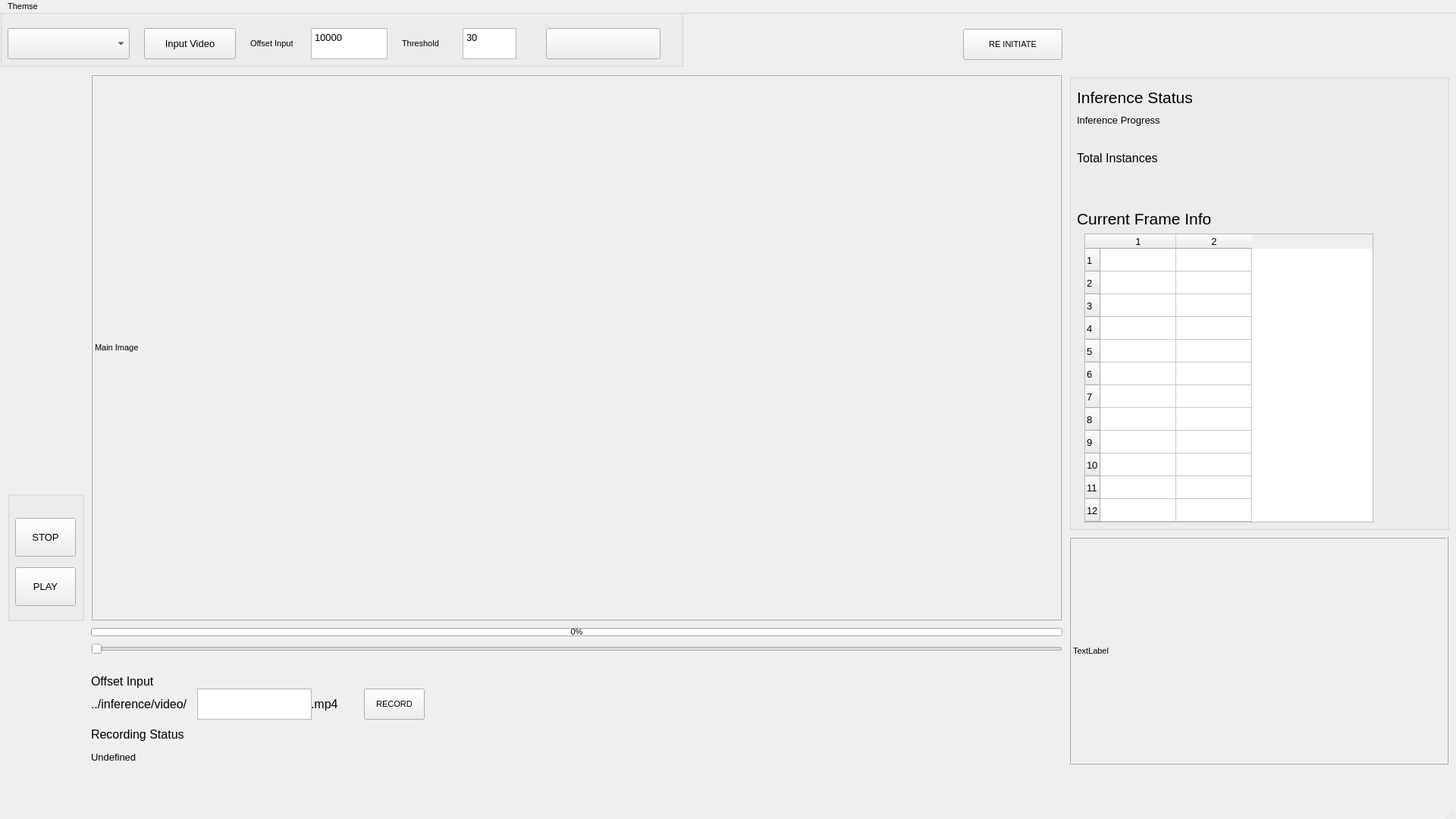
<?xml version="1.0" encoding="UTF-8"?>
<ui version="4.0">
 <class>MainWindow</class>
 <widget class="QMainWindow" name="MainWindow">
  <property name="geometry">
   <rect>
    <x>0</x>
    <y>0</y>
    <width>1920</width>
    <height>1080</height>
   </rect>
  </property>
  <property name="font">
   <font>
    <pointsize>8</pointsize>
   </font>
  </property>
  <property name="windowTitle">
   <string>MainWindow</string>
  </property>
  <widget class="QWidget" name="centralwidget">
   <widget class="QGroupBox" name="groupBox">
    <property name="geometry">
     <rect>
      <x>10</x>
      <y>630</y>
      <width>101</width>
      <height>171</height>
     </rect>
    </property>
    <property name="title">
     <string/>
    </property>
    <widget class="QPushButton" name="PLAY">
     <property name="geometry">
      <rect>
       <x>10</x>
       <y>100</y>
       <width>80</width>
       <height>51</height>
      </rect>
     </property>
     <property name="font">
      <font>
       <pointsize>10</pointsize>
      </font>
     </property>
     <property name="toolTip">
      <string>Ctrl + P</string>
     </property>
     <property name="text">
      <string>PLAY</string>
     </property>
     <property name="shortcut">
      <string>Ctrl+P</string>
     </property>
    </widget>
    <widget class="QPushButton" name="STOP">
     <property name="geometry">
      <rect>
       <x>10</x>
       <y>35</y>
       <width>80</width>
       <height>51</height>
      </rect>
     </property>
     <property name="font">
      <font>
       <pointsize>10</pointsize>
      </font>
     </property>
     <property name="toolTip">
      <string>Ctrl + Spacebar</string>
     </property>
     <property name="text">
      <string>STOP</string>
     </property>
     <property name="shortcut">
      <string>Ctrl+Space</string>
     </property>
    </widget>
   </widget>
   <widget class="QGroupBox" name="groupBox_2">
    <property name="geometry">
     <rect>
      <x>0</x>
      <y>-11</y>
      <width>901</width>
      <height>81</height>
     </rect>
    </property>
    <property name="title">
     <string/>
    </property>
    <widget class="QPushButton" name="startInference">
     <property name="geometry">
      <rect>
       <x>720</x>
       <y>30</y>
       <width>151</width>
       <height>41</height>
      </rect>
     </property>
     <property name="font">
      <font>
       <pointsize>10</pointsize>
      </font>
     </property>
     <property name="toolTip">
      <string>Ctrl + I</string>
     </property>
     <property name="shortcut">
      <string>Ctrl+I</string>
     </property>
    </widget>
    <widget class="QPushButton" name="pickvideo">
     <property name="geometry">
      <rect>
       <x>190</x>
       <y>30</y>
       <width>121</width>
       <height>41</height>
      </rect>
     </property>
     <property name="font">
      <font>
       <pointsize>10</pointsize>
      </font>
     </property>
     <property name="text">
      <string>Input Video</string>
     </property>
    </widget>
    <widget class="QTextEdit" name="offset_input">
     <property name="geometry">
      <rect>
       <x>410</x>
       <y>30</y>
       <width>101</width>
       <height>41</height>
      </rect>
     </property>
     <property name="verticalScrollBarPolicy">
      <enum>Qt::ScrollBarAlwaysOff</enum>
     </property>
     <property name="html">
      <string>&lt;!DOCTYPE HTML PUBLIC &quot;-//W3C//DTD HTML 4.0//EN&quot; &quot;http://www.w3.org/TR/REC-html40/strict.dtd&quot;&gt;
&lt;html&gt;&lt;head&gt;&lt;meta name=&quot;qrichtext&quot; content=&quot;1&quot; /&gt;&lt;style type=&quot;text/css&quot;&gt;
p, li { white-space: pre-wrap; }
&lt;/style&gt;&lt;/head&gt;&lt;body style=&quot; font-family:'Sans Serif'; font-size:8pt; font-weight:400; font-style:normal;&quot;&gt;
&lt;p style=&quot; margin-top:0px; margin-bottom:0px; margin-left:0px; margin-right:0px; -qt-block-indent:0; text-indent:0px;&quot;&gt;&lt;span style=&quot; font-size:10pt;&quot;&gt;10000&lt;/span&gt;&lt;/p&gt;&lt;/body&gt;&lt;/html&gt;</string>
     </property>
    </widget>
    <widget class="QLabel" name="offset_label">
     <property name="geometry">
      <rect>
       <x>330</x>
       <y>40</y>
       <width>81</width>
       <height>21</height>
      </rect>
     </property>
     <property name="text">
      <string>Offset Input</string>
     </property>
    </widget>
    <widget class="QComboBox" name="pickModel2">
     <property name="geometry">
      <rect>
       <x>10</x>
       <y>30</y>
       <width>161</width>
       <height>41</height>
      </rect>
     </property>
     <property name="font">
      <font>
       <pointsize>10</pointsize>
      </font>
     </property>
     <property name="currentText">
      <string/>
     </property>
    </widget>
    <widget class="QTextEdit" name="threshold_input">
     <property name="geometry">
      <rect>
       <x>610</x>
       <y>30</y>
       <width>71</width>
       <height>41</height>
      </rect>
     </property>
     <property name="verticalScrollBarPolicy">
      <enum>Qt::ScrollBarAlwaysOff</enum>
     </property>
     <property name="html">
      <string>&lt;!DOCTYPE HTML PUBLIC &quot;-//W3C//DTD HTML 4.0//EN&quot; &quot;http://www.w3.org/TR/REC-html40/strict.dtd&quot;&gt;
&lt;html&gt;&lt;head&gt;&lt;meta name=&quot;qrichtext&quot; content=&quot;1&quot; /&gt;&lt;style type=&quot;text/css&quot;&gt;
p, li { white-space: pre-wrap; }
&lt;/style&gt;&lt;/head&gt;&lt;body style=&quot; font-family:'Sans Serif'; font-size:8pt; font-weight:400; font-style:normal;&quot;&gt;
&lt;p style=&quot; margin-top:0px; margin-bottom:0px; margin-left:0px; margin-right:0px; -qt-block-indent:0; text-indent:0px;&quot;&gt;&lt;span style=&quot; font-size:10pt;&quot;&gt;30&lt;/span&gt;&lt;/p&gt;
&lt;p style=&quot;-qt-paragraph-type:empty; margin-top:0px; margin-bottom:0px; margin-left:0px; margin-right:0px; -qt-block-indent:0; text-indent:0px; font-size:10pt;&quot;&gt;&lt;br /&gt;&lt;/p&gt;&lt;/body&gt;&lt;/html&gt;</string>
     </property>
     <property name="acceptRichText">
      <bool>false</bool>
     </property>
    </widget>
    <widget class="QLabel" name="threshold_label">
     <property name="geometry">
      <rect>
       <x>530</x>
       <y>40</y>
       <width>81</width>
       <height>21</height>
      </rect>
     </property>
     <property name="text">
      <string>Threshold</string>
     </property>
    </widget>
   </widget>
   <widget class="QSlider" name="slider">
    <property name="geometry">
     <rect>
      <x>120</x>
      <y>830</y>
      <width>1281</width>
      <height>16</height>
     </rect>
    </property>
    <property name="minimum">
     <number>1</number>
    </property>
    <property name="maximum">
     <number>100</number>
    </property>
    <property name="orientation">
     <enum>Qt::Horizontal</enum>
    </property>
   </widget>
   <widget class="QProgressBar" name="pbar">
    <property name="geometry">
     <rect>
      <x>120</x>
      <y>810</y>
      <width>1281</width>
      <height>11</height>
     </rect>
    </property>
    <property name="toolTip">
     <string>Inference Progress</string>
    </property>
    <property name="value">
     <number>0</number>
    </property>
    <property name="textVisible">
     <bool>true</bool>
    </property>
   </widget>
   <widget class="QGroupBox" name="groupBox_3">
    <property name="geometry">
     <rect>
      <x>1410</x>
      <y>80</y>
      <width>501</width>
      <height>601</height>
     </rect>
    </property>
    <property name="title">
     <string/>
    </property>
    <widget class="QLabel" name="inference_progress">
     <property name="geometry">
      <rect>
       <x>10</x>
       <y>20</y>
       <width>471</width>
       <height>21</height>
      </rect>
     </property>
     <property name="font">
      <font>
       <pointsize>16</pointsize>
      </font>
     </property>
     <property name="text">
      <string>Inference Status</string>
     </property>
    </widget>
    <widget class="QLabel" name="frame_progress">
     <property name="geometry">
      <rect>
       <x>10</x>
       <y>50</y>
       <width>471</width>
       <height>20</height>
      </rect>
     </property>
     <property name="font">
      <font>
       <pointsize>10</pointsize>
      </font>
     </property>
     <property name="text">
      <string>Inference Progress</string>
     </property>
    </widget>
    <widget class="QLabel" name="total_instances">
     <property name="geometry">
      <rect>
       <x>10</x>
       <y>80</y>
       <width>471</width>
       <height>61</height>
      </rect>
     </property>
     <property name="font">
      <font>
       <pointsize>12</pointsize>
      </font>
     </property>
     <property name="text">
      <string>Total Instances</string>
     </property>
    </widget>
    <widget class="QLabel" name="current_info_label">
     <property name="geometry">
      <rect>
       <x>10</x>
       <y>170</y>
       <width>281</width>
       <height>41</height>
      </rect>
     </property>
     <property name="font">
      <font>
       <pointsize>16</pointsize>
      </font>
     </property>
     <property name="text">
      <string>Current Frame Info</string>
     </property>
    </widget>
    <widget class="QTableWidget" name="instance_counter">
     <property name="geometry">
      <rect>
       <x>20</x>
       <y>210</y>
       <width>381</width>
       <height>381</height>
      </rect>
     </property>
     <property name="font">
      <font>
       <pointsize>10</pointsize>
      </font>
     </property>
     <property name="layoutDirection">
      <enum>Qt::LeftToRight</enum>
     </property>
     <property name="frameShape">
      <enum>QFrame::StyledPanel</enum>
     </property>
     <property name="frameShadow">
      <enum>QFrame::Raised</enum>
     </property>
     <property name="lineWidth">
      <number>3</number>
     </property>
     <property name="verticalScrollBarPolicy">
      <enum>Qt::ScrollBarAlwaysOff</enum>
     </property>
     <property name="sizeAdjustPolicy">
      <enum>QAbstractScrollArea::AdjustToContents</enum>
     </property>
     <property name="autoScroll">
      <bool>true</bool>
     </property>
     <property name="rowCount">
      <number>15</number>
     </property>
     <property name="columnCount">
      <number>2</number>
     </property>
     <attribute name="horizontalHeaderCascadingSectionResizes">
      <bool>false</bool>
     </attribute>
     <row/>
     <row/>
     <row/>
     <row/>
     <row/>
     <row/>
     <row/>
     <row/>
     <row/>
     <row/>
     <row/>
     <row/>
     <row/>
     <row/>
     <row/>
     <column/>
     <column/>
    </widget>
   </widget>
   <widget class="QLabel" name="imgLabel_0">
    <property name="geometry">
     <rect>
      <x>120</x>
      <y>80</y>
      <width>1280</width>
      <height>720</height>
     </rect>
    </property>
    <property name="frameShape">
     <enum>QFrame::Box</enum>
    </property>
    <property name="frameShadow">
     <enum>QFrame::Raised</enum>
    </property>
    <property name="text">
     <string>Main Image</string>
    </property>
   </widget>
   <widget class="QLabel" name="imgLabel_6">
    <property name="geometry">
     <rect>
      <x>1410</x>
      <y>690</y>
      <width>500</width>
      <height>300</height>
     </rect>
    </property>
    <property name="frameShape">
     <enum>QFrame::Box</enum>
    </property>
    <property name="frameShadow">
     <enum>QFrame::Raised</enum>
    </property>
    <property name="text">
     <string>TextLabel</string>
    </property>
   </widget>
   <widget class="QWidget" name="layoutWidget">
    <property name="geometry">
     <rect>
      <x>810</x>
      <y>880</y>
      <width>591</width>
      <height>111</height>
     </rect>
    </property>
    <layout class="QHBoxLayout" name="Instances">
     <item>
      <widget class="QLabel" name="imgLabel_1">
       <property name="enabled">
        <bool>true</bool>
       </property>
       <property name="text">
        <string/>
       </property>
      </widget>
     </item>
     <item>
      <widget class="QLabel" name="imgLabel_2">
       <property name="enabled">
        <bool>true</bool>
       </property>
       <property name="text">
        <string/>
       </property>
      </widget>
     </item>
     <item>
      <widget class="QLabel" name="imgLabel_3">
       <property name="enabled">
        <bool>true</bool>
       </property>
       <property name="text">
        <string/>
       </property>
      </widget>
     </item>
     <item>
      <widget class="QLabel" name="imgLabel_4">
       <property name="enabled">
        <bool>true</bool>
       </property>
       <property name="text">
        <string/>
       </property>
      </widget>
     </item>
     <item>
      <widget class="QLabel" name="imgLabel_5">
       <property name="enabled">
        <bool>true</bool>
       </property>
       <property name="text">
        <string/>
       </property>
      </widget>
     </item>
    </layout>
   </widget>
   <widget class="QLabel" name="label">
    <property name="geometry">
     <rect>
      <x>1640</x>
      <y>10</y>
      <width>201</width>
      <height>51</height>
     </rect>
    </property>
    <property name="text">
     <string/>
    </property>
    <property name="pixmap">
     <pixmap>t_logo.png</pixmap>
    </property>
    <property name="scaledContents">
     <bool>true</bool>
    </property>
   </widget>
   <widget class="QLabel" name="label_2">
    <property name="geometry">
     <rect>
      <x>1850</x>
      <y>10</y>
      <width>61</width>
      <height>61</height>
     </rect>
    </property>
    <property name="text">
     <string/>
    </property>
    <property name="pixmap">
     <pixmap>logo.tif</pixmap>
    </property>
    <property name="scaledContents">
     <bool>true</bool>
    </property>
   </widget>
   <widget class="QPushButton" name="REINITIATE">
    <property name="geometry">
     <rect>
      <x>1270</x>
      <y>20</y>
      <width>131</width>
      <height>41</height>
     </rect>
    </property>
    <property name="font">
     <font>
      <pointsize>8</pointsize>
     </font>
    </property>
    <property name="toolTip">
     <string>Ctrl + R</string>
    </property>
    <property name="text">
     <string>RE INITIATE</string>
    </property>
    <property name="shortcut">
     <string>Ctrl+R</string>
    </property>
   </widget>
   <widget class="QLabel" name="record_status_label">
    <property name="geometry">
     <rect>
      <x>120</x>
      <y>970</y>
      <width>471</width>
      <height>21</height>
     </rect>
    </property>
    <property name="font">
     <font>
      <pointsize>10</pointsize>
     </font>
    </property>
    <property name="text">
     <string>Undefined</string>
    </property>
   </widget>
   <widget class="QLabel" name="record_status_title">
    <property name="geometry">
     <rect>
      <x>120</x>
      <y>940</y>
      <width>471</width>
      <height>21</height>
     </rect>
    </property>
    <property name="font">
     <font>
      <pointsize>12</pointsize>
     </font>
    </property>
    <property name="text">
     <string>Recording Status</string>
    </property>
   </widget>
   <widget class="QPushButton" name="RECORD">
    <property name="geometry">
     <rect>
      <x>480</x>
      <y>890</y>
      <width>80</width>
      <height>41</height>
     </rect>
    </property>
    <property name="font">
     <font>
      <pointsize>8</pointsize>
     </font>
    </property>
    <property name="toolTip">
     <string>Ctrl + R</string>
    </property>
    <property name="text">
     <string>RECORD</string>
    </property>
    <property name="shortcut">
     <string>Ctrl+R</string>
    </property>
   </widget>
   <widget class="QLabel" name="savingpath_label">
    <property name="geometry">
     <rect>
      <x>120</x>
      <y>870</y>
      <width>171</width>
      <height>20</height>
     </rect>
    </property>
    <property name="font">
     <font>
      <pointsize>12</pointsize>
     </font>
    </property>
    <property name="text">
     <string>Offset Input</string>
    </property>
   </widget>
   <widget class="QTextEdit" name="result_path">
    <property name="geometry">
     <rect>
      <x>260</x>
      <y>890</y>
      <width>151</width>
      <height>41</height>
     </rect>
    </property>
    <property name="font">
     <font>
      <pointsize>12</pointsize>
     </font>
    </property>
    <property name="acceptDrops">
     <bool>false</bool>
    </property>
    <property name="layoutDirection">
     <enum>Qt::RightToLeft</enum>
    </property>
    <property name="verticalScrollBarPolicy">
     <enum>Qt::ScrollBarAlwaysOff</enum>
    </property>
   </widget>
   <widget class="QLabel" name="mp4_label">
    <property name="geometry">
     <rect>
      <x>410</x>
      <y>900</y>
      <width>61</width>
      <height>21</height>
     </rect>
    </property>
    <property name="font">
     <font>
      <pointsize>12</pointsize>
     </font>
    </property>
    <property name="text">
     <string>.mp4</string>
    </property>
   </widget>
   <widget class="QLabel" name="savingpath_label_2">
    <property name="geometry">
     <rect>
      <x>120</x>
      <y>900</y>
      <width>171</width>
      <height>20</height>
     </rect>
    </property>
    <property name="font">
     <font>
      <pointsize>12</pointsize>
     </font>
    </property>
    <property name="text">
     <string>../inference/video/</string>
    </property>
   </widget>
  </widget>
  <widget class="QMenuBar" name="menubar">
   <property name="geometry">
    <rect>
     <x>0</x>
     <y>0</y>
     <width>1920</width>
     <height>22</height>
    </rect>
   </property>
   <widget class="QMenu" name="menuThemse">
    <property name="title">
     <string>Themse</string>
    </property>
    <widget class="QMenu" name="menuchangeThemes">
     <property name="title">
      <string>changeThemes</string>
     </property>
     <addaction name="actiondark_blue"/>
     <addaction name="actionlight_red"/>
    </widget>
    <addaction name="separator"/>
    <addaction name="menuchangeThemes"/>
   </widget>
   <addaction name="menuThemse"/>
  </widget>
  <widget class="QStatusBar" name="statusbar"/>
  <action name="action1">
   <property name="text">
    <string>1</string>
   </property>
  </action>
  <action name="actiondark_amber">
   <property name="text">
    <string>dark_amber</string>
   </property>
  </action>
  <action name="actiondark_blue">
   <property name="text">
    <string>dark_blue</string>
   </property>
  </action>
  <action name="actionlight_cyan">
   <property name="text">
    <string>light_cyan</string>
   </property>
  </action>
  <action name="actionlight_red">
   <property name="text">
    <string>light_red</string>
   </property>
  </action>
 </widget>
 <resources/>
 <connections/>
</ui>
